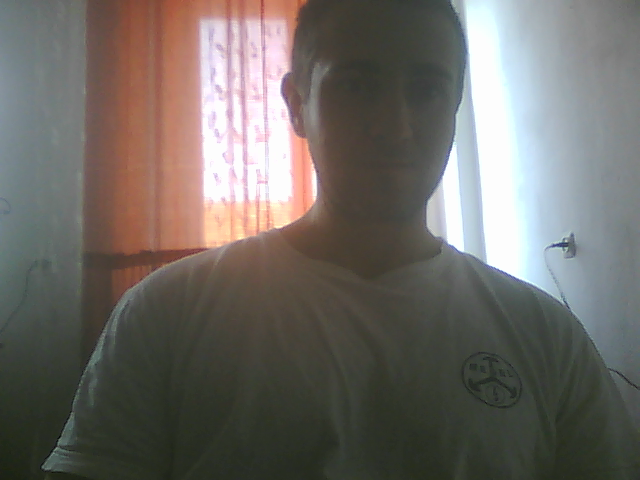
#> input picture emptyProject/SamplesAll/python2/shot_0_000.bmp, 640 x 480 px
$ python mser.py shot_0_000.bmp   (older library calls are emulated)
#> lines starting #> are read from the running program, lines starting #| are printed output that depends on the picture
### emptyProject/EyeTracking/src/video.py
#!/usr/bin/env python

'''
Video capture sample.

Sample shows how VideoCapture class can be used to acquire video
frames from a camera of a movie file. Also the sample provides
an example of procedural video generation by an object, mimicking
the VideoCapture interface (see Chess class).

'create_capture' is a convinience function for capture creation,
falling back to procedural video in case of error.

Usage:
    video.py [--shotdir <shot path>] [source0] [source1] ...'

    sourceN is an
     - integer number for camera capture
     - name of video file
     - synth:<params> for procedural video

Synth examples:
    synth:bg=../data/lena.jpg:noise=0.1
    synth:class=chess:bg=../data/lena.jpg:noise=0.1:size=640x480

Keys:
    ESC    - exit
    SPACE  - save current frame to <shot path> directory

'''

import numpy as np
from numpy import pi, sin, cos

import cv2

# built-in modules
from time import clock

# local modules
import common

class VideoSynthBase(object):
    # [14 lines left out: function __init__, not called in this run]

    def render(self, dst):
        pass

    # [15 lines left out: function read, not called in this run]

    def isOpened(self):
        return True

class Chess(VideoSynthBase):
    # [45 lines left out: functions __init__, draw_quads, render, not called in this run]


classes = dict(chess=Chess)

presets = dict(
    empty = 'synth:',
    lena = 'synth:bg=../data/lena.jpg:noise=0.1',
    chess = 'synth:class=chess:bg=../data/lena.jpg:noise=0.1:size=640x480'
)


def create_capture(source = 0, fallback = presets['chess']):
    '''source: <int> or '<int>|<filename>|synth [:<param_name>=<value> [:...]]'
    '''
    source = str(source).strip()
    chunks = source.split(':')
    # handle drive letter ('c:', ...)
    if len(chunks) > 1 and len(chunks[0]) == 1 and chunks[0].isalpha():
        chunks[1] = chunks[0] + ':' + chunks[1]
        del chunks[0]

    source = chunks[0]
    try: source = int(source)
    except ValueError: pass
    params = dict( s.split('=') for s in chunks[1:] )

    cap = None
    if source == 'synth':
        Class = classes.get(params.get('class', None), VideoSynthBase)
        try: cap = Class(**params)
        except: pass
    else:
        cap = cv2.VideoCapture(source)
        if 'size' in params:
            w, h = map(int, params['size'].split('x'))
            cap.set(cv2.CAP_PROP_FRAME_WIDTH, w)
            cap.set(cv2.CAP_PROP_FRAME_HEIGHT, h)
    if cap is None or not cap.isOpened():
        print 'Warning: unable to open video source: ', source
        if fallback is not None:
            return create_capture(fallback, None)
    return cap

# [30 lines that do not run on import are left out]

### emptyProject/SamplesAll/python2/mser.py
#!/usr/bin/env python

'''
MSER detector demo
==================

Usage:
------
    mser.py [<video source>]

Keys:
-----
    ESC   - exit

'''

import numpy as np
import cv2
import video

if __name__ == '__main__':
    import sys
    try:
        video_src = sys.argv[1]
    except:
        video_src = 0

    cam = video.create_capture(video_src)
    mser = cv2.MSER_create()
    while True:
        ret, img = cam.read()
#> img is the input picture: shape (480, 640, 3); mean B, G, R 101.7, 106.8, 110.9
        gray = cv2.cvtColor(img, cv2.COLOR_BGR2GRAY)
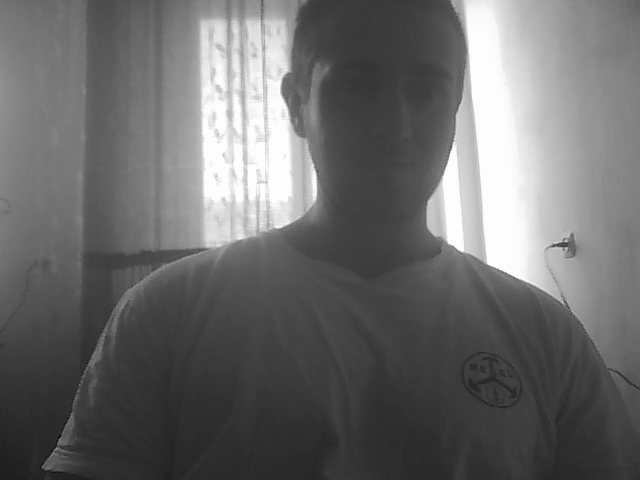
#> gray: shape (480, 640); min 6, max 253, mean 107.4
        vis = img.copy()

#> (the run stopped early here; a loop or call above may not have finished)
